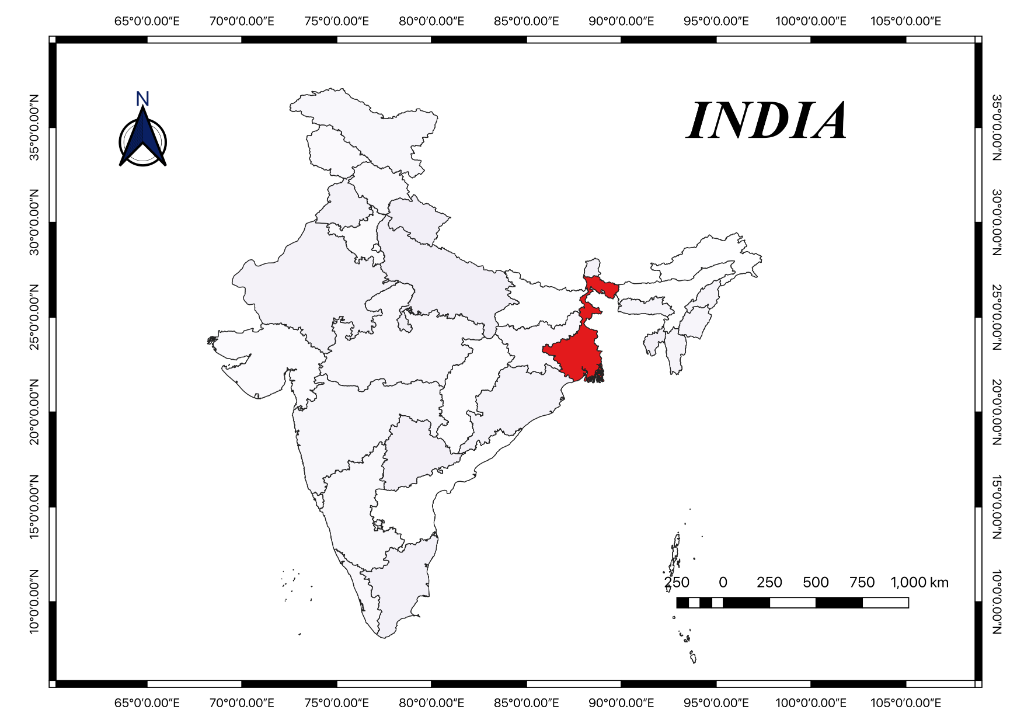
#> input picture gis_layers/01_india_national_context.png, 1024 x 724 px
$ python generate_fig1_composite_and_polar.py
#> lines starting #> are read from the running program, lines starting #| are printed output that depends on the picture
"""
Generate Figure 1 (Multi-Scale Study Area Map) and Figure 5 (Bivariate Polar Surfaces)
Paper 1: Continuous Observational Climatology and Trans-Hooghly Directional Transport
"""
import os
import numpy as np
import pandas as pd
import matplotlib.pyplot as plt
from PIL import Image

SCRIPT_DIR = os.path.dirname(os.path.abspath(__file__))
BASE_DIR = os.path.abspath(os.path.join(SCRIPT_DIR, ".."))
DATA_DIR = os.path.join(BASE_DIR, "data", "Cleaned_Station_Data")
GIS_DIR = os.path.join(BASE_DIR, "gis_layers")
OUT_FIG_DIR = os.path.join(BASE_DIR, "figures")
os.makedirs(OUT_FIG_DIR, exist_ok=True)

def generate_fig1_composite():
    print("[1/2] Generating Figure 1 Composite Study Area Map...")
    p1 = os.path.join(GIS_DIR, "01_india_national_context.png")
    p2 = os.path.join(GIS_DIR, "02_west_bengal_regional_context.png")
    p3 = os.path.join(GIS_DIR, "03_kolkata_howrah_selected_locations.png")

    if not (os.path.exists(p1) and os.path.exists(p2) and os.path.exists(p3)):
        raise FileNotFoundError("Missing source GIS maps in gis_layers/ folder.")

    im1 = Image.open(p1).convert("RGB")
    im2 = Image.open(p2).convert("RGB")
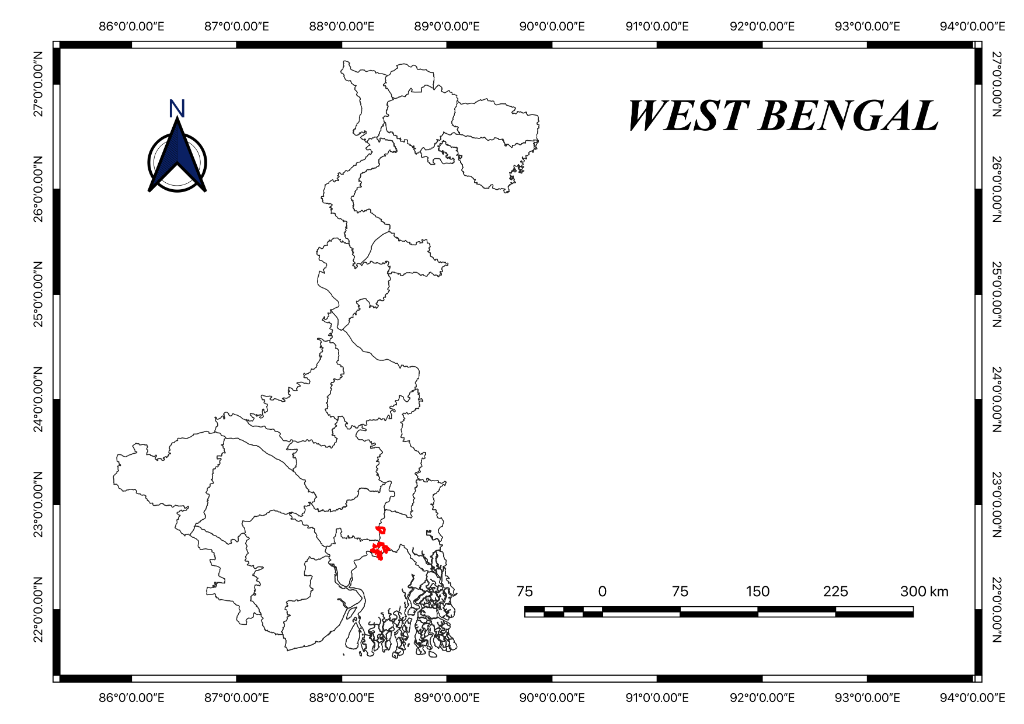
#> input picture gis_layers/02_west_bengal_regional_context.png, 1024 x 724 px
    im3 = Image.open(p3).convert("RGB")
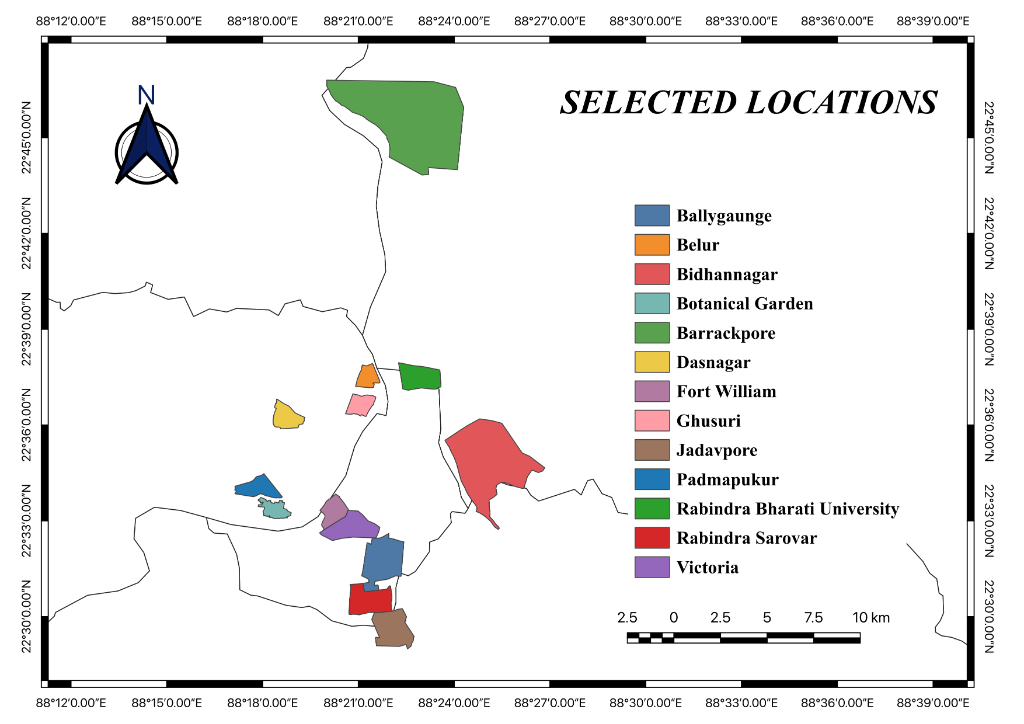
#> input picture gis_layers/03_kolkata_howrah_selected_locations.png, 1024 x 724 px

    fig = plt.figure(figsize=(12, 13.5), dpi=300)
    gs = fig.add_gridspec(2, 2, height_ratios=[1.0, 1.45], hspace=0.10, wspace=0.06)

    ax1 = fig.add_subplot(gs[0, 0])
    ax1.imshow(im1)
    ax1.axis('off')
    ax1.set_title('(a) National Context: India', fontsize=12, fontweight='bold', pad=6)

    ax2 = fig.add_subplot(gs[0, 1])
    ax2.imshow(im2)
    ax2.axis('off')
    ax2.set_title('(b) Regional Context: West Bengal', fontsize=12, fontweight='bold', pad=6)

    ax3 = fig.add_subplot(gs[1, :])
    ax3.imshow(im3)
    ax3.axis('off')
    ax3.set_title('(c) Local Study Area: Kolkata–Howrah CAAQMS Monitoring Locations', fontsize=13, fontweight='bold', pad=8)

    plt.subplots_adjust(top=0.96, bottom=0.02, left=0.02, right=0.98)
    out_path = os.path.join(OUT_FIG_DIR, "fig1_study_area_map.png")
    plt.savefig(out_path, dpi=300, facecolor='white', bbox_inches='tight')
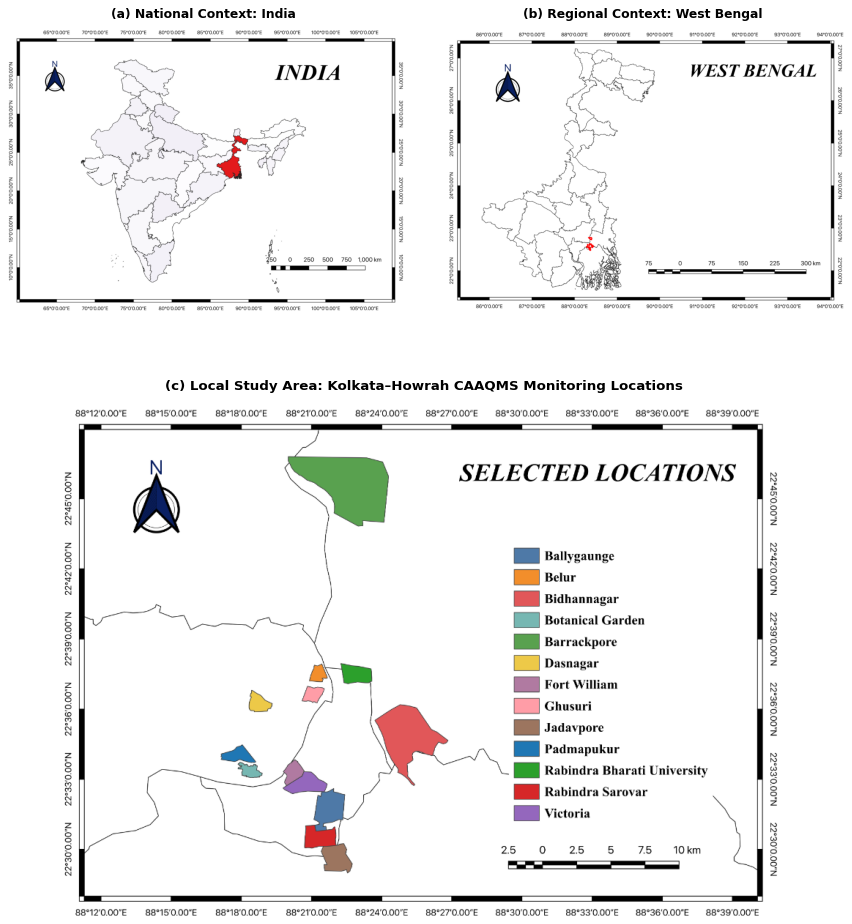
#> figure drawn by matplotlib, 3 panels
    plt.close()
    print(f"  [OK] Saved to: {out_path}")

def compute_kernel_polar_surface(ws, wd, conc, u_max=4.5, n_u=50, n_theta=90, h_u=0.45, h_theta_deg=18.0):
    valid = np.isfinite(ws) & np.isfinite(wd) & np.isfinite(conc) & (ws >= 0.1) & (ws <= 25.0) & (conc > 0)
    ws_v = ws[valid]
    wd_v = wd[valid]
    c_v = conc[valid]

    u_grid = np.linspace(0.1, u_max, n_u)
    theta_deg_grid = np.linspace(0.0, 360.0, n_theta, endpoint=False)
    theta_rad_grid = np.radians(theta_deg_grid)

    U_G, TH_G = np.meshgrid(u_grid, theta_rad_grid)
    C_surf = np.zeros_like(U_G)

    h_theta = np.radians(h_theta_deg)
    h_theta_sq = 2.0 * (h_theta ** 2)
    h_u_sq = 2.0 * (h_u ** 2)

    wd_rad_v = np.radians(wd_v)
    for i in range(n_theta):
        th = theta_rad_grid[i]
        d_th = np.abs(wd_rad_v - th)
        d_th = np.minimum(d_th, 2.0 * np.pi - d_th)
        w_th = np.exp(-(d_th ** 2) / h_theta_sq)
        for j in range(n_u):
            u = u_grid[j]
            d_u = ws_v - u
            w_u = np.exp(-(d_u ** 2) / h_u_sq)
            w = w_th * w_u
            w_sum = np.sum(w)
            if w_sum > 4.0:
                C_surf[i, j] = np.sum(w * c_v) / w_sum
            else:
                C_surf[i, j] = np.nan
    return TH_G, U_G, C_surf

def generate_fig5_polar_surfaces():
    print("[2/2] Generating Figure 5 Bivariate Polar Concentration Surfaces...")
    sites = [
        ("GH", "Ghusuri (Howrah Heavy Industrial Core)"),
        ("VC", "Victoria Memorial (Central Kolkata Cultural/Green)"),
        ("FW", "Fort William (Central Kolkata Urban Core)")
    ]

    station_dfs = {}
    for code, _ in sites:
        f24 = os.path.join(DATA_DIR, f"{code}_2024_MLL.xlsx")
        f25 = os.path.join(DATA_DIR, f"{code}_2025_MLL.xlsx")
        dfs = []
        if os.path.exists(f24):
            dfs.append(pd.read_excel(f24))
        if os.path.exists(f25):
            dfs.append(pd.read_excel(f25))
        df_comb = pd.concat(dfs, ignore_index=True)
        df_comb['DateTime'] = pd.to_datetime(df_comb['DateTime'])
        df_comb = df_comb.set_index('DateTime')
        station_dfs[code] = df_comb

    fig, axes = plt.subplots(2, 3, figsize=(15, 9.8), subplot_kw=dict(projection="polar"), dpi=300)
    fig.suptitle("Bivariate Polar Concentration Surfaces: Winter Advection vs. Monsoonal Ventilation",
                 fontsize=14, fontweight="bold", y=0.98)

    seasons = [
        ("Winter (Nov–Feb)", [11, 12, 1, 2], 20, 145, "YlOrRd"),
        ("Monsoon (Jun–Sep)", [6, 7, 8, 9], 5, 45, "YlOrRd"),
    ]

    for row_idx, (season_label, months, vmin, vmax, cmap_name) in enumerate(seasons):
        for col_idx, (code, title) in enumerate(sites):
            ax = axes[row_idx, col_idx]
            ax.set_theta_zero_location("N")
            ax.set_theta_direction(-1)
            ax.set_facecolor("#fefce8")

            df = station_dfs[code]
            sub = df[df.index.month.isin(months)]

            TH_G, U_G, C_surf = compute_kernel_polar_surface(
                sub["WS"].values, sub["WD"].values, sub["PM2.5"].values,
                u_max=4.5, n_u=50, n_theta=90, h_u=0.45, h_theta_deg=18.0
            )

            mappable = ax.pcolormesh(TH_G, U_G, C_surf, cmap=cmap_name,
                                     vmin=vmin, vmax=vmax, shading="gouraud")

            levels = np.linspace(vmin, vmax, 6)
            ax.contour(TH_G, U_G, np.nan_to_num(C_surf, nan=vmin),
                       levels=levels, colors="black", linewidths=0.4, alpha=0.35)

            ax.set_ylim(0, 4.5)
            ax.set_yticks([1.0, 2.5, 4.0])
            ax.set_yticklabels(["1 m/s", "2.5", "4 m/s"], fontsize=7.5, color="#334155")
            ax.set_rlabel_position(32)
            ax.set_xticks(np.radians([0, 45, 90, 135, 180, 225, 270, 315]))
            ax.set_xticklabels(["N", "NE", "E", "SE", "S", "SW", "W", "NW"],
                               fontsize=8.5, fontweight="bold")
            ax.grid(True, linestyle="--", linewidth=0.5, color="#475569", alpha=0.5)

            if row_idx == 0:
                ax.set_title(title, fontsize=10, fontweight="bold", pad=14)

        cbar_ax = fig.add_axes([0.92, 0.54 - row_idx * 0.44, 0.014, 0.36])
        cb = fig.colorbar(mappable, cax=cbar_ax)
        cb.set_label(rf"{season_label}" + "\n" + r"$PM_{2.5}$ ($\mu\mathrm{g}\ \mathrm{m}^{-3}$)",
                     fontsize=9.5, fontweight="bold", labelpad=8)
        cb.ax.tick_params(labelsize=8)

    plt.subplots_adjust(left=0.04, right=0.90, top=0.91, bottom=0.05, wspace=0.25, hspace=0.22)
    out_path = os.path.join(OUT_FIG_DIR, "fig5_bivariate_polar_surfaces.png")
    plt.savefig(out_path, dpi=300, facecolor="white", bbox_inches="tight")
    plt.close()
    print(f"  [OK] Saved to: {out_path}")

def main():
    generate_fig1_composite()
    generate_fig5_polar_surfaces()
    print("[ALL DONE] Figure 1 and Figure 5 successfully created.")

if __name__ == "__main__":
#> (the run stopped early here; a loop or call above may not have finished)
